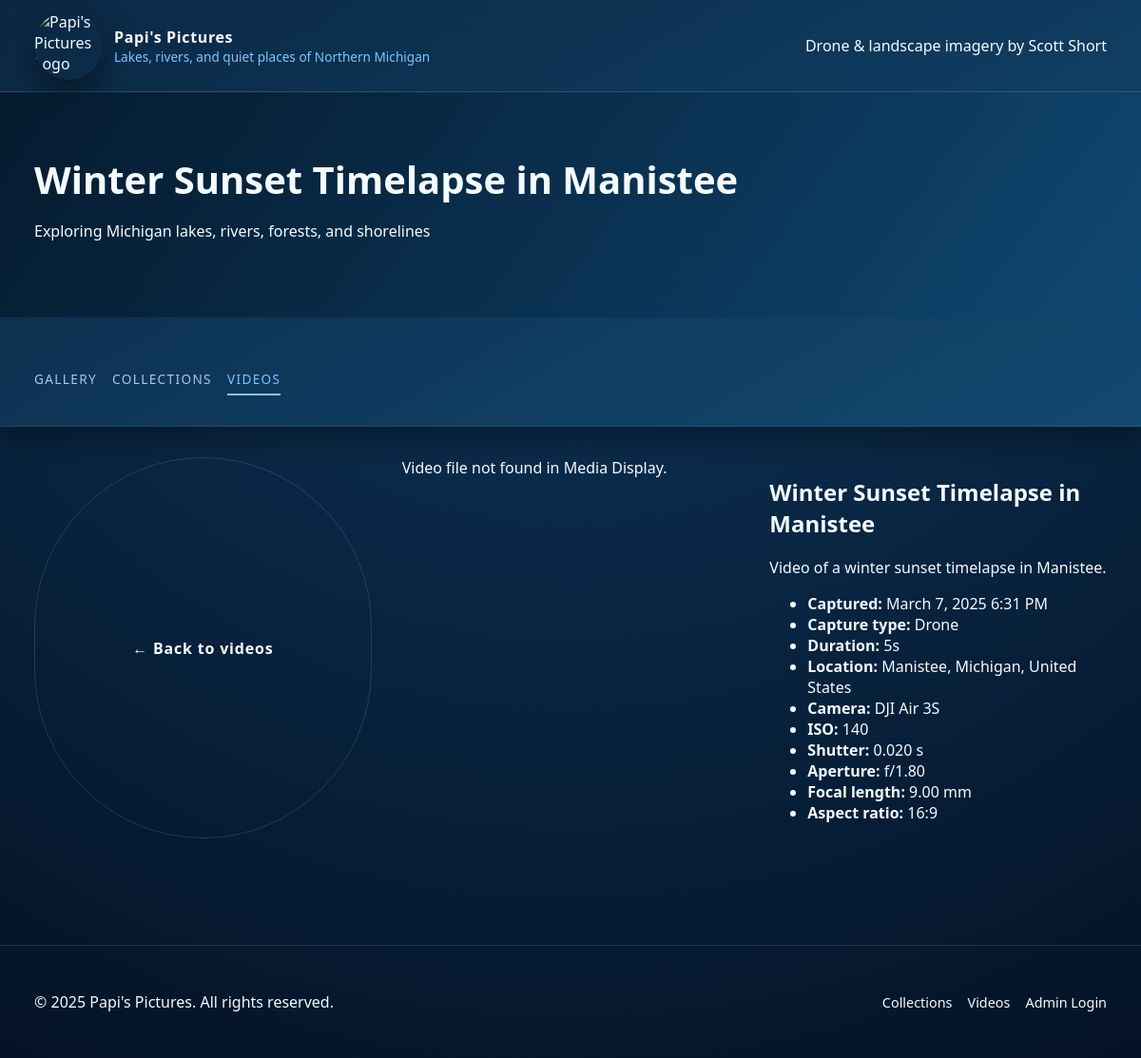
Page /AMPPS/www/final_project/video.php?id=47 on the committed database.
### tables this page shows
CREATE TABLE `videos` (
  `video_id` int NOT NULL,
  `file_path_full_resolution_logoless` varchar(500) NOT NULL,
  `capture_date_time` datetime NOT NULL,
  `duration_seconds` decimal(10,3) NOT NULL,
  `location_text` varchar(255) NOT NULL,
  `latitude` decimal(9,6) DEFAULT NULL,
  `longitude` decimal(9,6) DEFAULT NULL,
  `camera_make_model` varchar(100) DEFAULT NULL,
  `lens` varchar(100) DEFAULT NULL,
  `filters` varchar(100) DEFAULT NULL,
  `iso` int DEFAULT NULL,
  `shutter_speed` decimal(6,3) DEFAULT NULL,
  `aperture` decimal(4,2) DEFAULT NULL,
  `focal_length` decimal(6,2) DEFAULT NULL,
  `aspect_ratio` varchar(20) NOT NULL
);

CREATE TABLE `media` (
  `media_id` int NOT NULL,
  `media_type` varchar(50) NOT NULL,
  `title` varchar(255) NOT NULL,
  `description` text,
  `file_path_display` varchar(500) NOT NULL,
  `is_drone` tinyint(1) NOT NULL DEFAULT '0',
  `upload_date_time` datetime DEFAULT CURRENT_TIMESTAMP
);

### AMPPS/www/final_project/includes/functions.php (called while the page is built, shortened)
<?php
function photo_app_resolve_display_path(array $dbPaths, array $options = []): ?string
{
    global $asset_display_directories, $asset_full_resolution_directories;
    $allowFullResolution = $options['allow_full_resolution'] ?? false;
    $searchDirectories = $options['search_directories'] ?? (
        $allowFullResolution
            ? array_merge($asset_display_directories, $asset_full_resolution_directories)
            : $asset_display_directories
    );
    $dbPaths = array_values(array_filter($dbPaths, static fn($path) => $path !== ''));
    foreach ($dbPaths as $dbPath) {
        if (!file_exists($dbPath)) {
            continue;
        }
        $realDbPath = realpath($dbPath);
        return $realDbPath;
    }
    foreach ($dbPaths as $dbPath) {
        $basename = basename($dbPath);
        foreach ($searchDirectories as $dir) {
            $candidate = rtrim($dir, DIRECTORY_SEPARATOR) . DIRECTORY_SEPARATOR . $basename;
            if (!file_exists($candidate)) {
                continue;
            }
        }
    }
    return null;
}

### AMPPS/www/final_project/config.php (called while the page is built, shortened)
<?php
$defaultAssetDirs = [
	__DIR__ . '/../../Media Display',
	__DIR__ . '/../../Media Display Sized',
	__DIR__ . '/../../Photos Full Resolution Logoless',
	__DIR__ . '/../../Videos Full Resolution Logoless',
	'C:/Program Files/Ampps/Media Display',
	'C:/Program Files/Ampps/Photos Full Resolution Logoless',
	'C:/Program Files/Ampps/Videos Full Resolution Logoless',
];
$asset_display_directories = [];
$asset_full_resolution_directories = [];
foreach ($defaultAssetDirs as $path) {
	$real = realpath($path);
	if (!$real || !is_dir($real)) {
		continue;
	}
	$normalized = strtolower($real);
	if (strpos($normalized, 'photos full resolution') !== false || strpos($normalized, 'videos full resolution') !== false) {
		$asset_full_resolution_directories[] = $real;
	} else {
		$asset_display_directories[] = $real;
	}
}

### AMPPS/www/final_project/video.php (the view, shortened to what this page needs)
<?php
require_once __DIR__ . '/includes/bootstrap.php';
if (!function_exists('video_format_duration_simple')) {
    function video_format_duration_simple(?float $seconds): string
    {
        $seconds = (int)round($seconds);
        $m = intdiv($seconds, 60);
        return $seconds . 's';
    }
}
$videoId = isset($_GET['id']) ? (int)$_GET['id'] : 0;
$sql = "
    SELECT
        m.media_id,
        m.title,
        m.description,
        m.is_drone,
        m.file_path_display,
        m.upload_date_time,
        v.location_text,
        v.capture_date_time,
        v.duration_seconds,
        v.file_path_full_resolution_logoless,
        v.camera_make_model,
        v.lens,
        v.filters,
        v.iso,
        v.shutter_speed,
        v.aperture,
        v.focal_length,
        v.aspect_ratio
    FROM media m
    JOIN videos v ON v.video_id = m.media_id
    WHERE m.media_id = :id
";
$stmt = $pdo->prepare($sql);
$stmt->execute([':id' => $videoId]);
$video = $stmt->fetch(PDO::FETCH_ASSOC);
include __DIR__ . '/header.php';
?>
<section class="video-detail">
    <a href="videos.php" class="btn secondary">&larr; Back to videos</a>
    <?php
        $candidatePaths = [
            (string)($video['file_path_display'] ?? ''),
            (string)($video['file_path_full_resolution_logoless'] ?? ''),
        ];
        $resolvedPath = photo_app_resolve_display_path($candidatePaths, ['allow_full_resolution' => true]);
        $videoUrl = $resolvedPath ? photo_app_media_url((int)$video['media_id']) : null;
        $displayDateRaw = $video['capture_date_time'] ?: $video['upload_date_time'];
        $displayDate    = '';
        if (!empty($displayDateRaw)) {
            try {
                $dt = new DateTime($displayDateRaw);
                $displayDate = $dt->format('F j, Y g:i A');
            } catch (Exception $e) {
                $displayDate = $displayDateRaw;
            }
        }
        $durationLabel = video_format_duration_simple(
            isset($video['duration_seconds']) ? (float)$video['duration_seconds'] : null
        );
    ?>
    <div class="video-player">
        <?php if ($videoUrl): ?>
            <video controls controlsList="nodownload" preload="metadata">
                <source src="<?= htmlspecialchars($videoUrl); ?>" type="video/mp4">
                Your browser does not support the video tag.
            </video>
        <?php else: ?>
            <div class="video-missing">
                Video file not found in Media Display.
            </div>
        <?php endif; ?>
    </div>
    <div class="video-info">
        <h2><?= htmlspecialchars($video['title']); ?></h2>
        <?php if (!empty($video['description'])): ?>
            <p><?= nl2br(htmlspecialchars($video['description'])); ?></p>
        <?php endif; ?>
        <ul class="video-meta-list">
            <?php if ($displayDate !== ''): ?>
                <li><strong>Captured:</strong> <?= htmlspecialchars($displayDate); ?></li>
            <?php endif; ?>
            <li>
                <strong>Capture type:</strong>
                <?= $video['is_drone'] ? 'Drone' : 'Traditional camera'; ?>
            </li>
            <?php if ($durationLabel !== ''): ?>
                <li><strong>Duration:</strong> <?= htmlspecialchars($durationLabel); ?></li>
            <?php endif; ?>
            <?php if (!empty($video['location_text'])): ?>
                <li><strong>Location:</strong> <?= htmlspecialchars($video['location_text']); ?></li>
            <?php endif; ?>
            <?php if (!empty($video['camera_make_model'])): ?>
                <li><strong>Camera:</strong> <?= htmlspecialchars($video['camera_make_model']); ?></li>
            <?php endif; ?>
            <?php if (!empty($video['iso'])): ?>
                <li><strong>ISO:</strong> <?= htmlspecialchars($video['iso']); ?></li>
            <?php endif; ?>
            <?php if (!empty($video['shutter_speed'])): ?>
                <li><strong>Shutter:</strong> <?= htmlspecialchars($video['shutter_speed']); ?> s</li>
            <?php endif; ?>
            <?php if (!empty($video['aperture'])): ?>
                <li><strong>Aperture:</strong> f/<?= htmlspecialchars($video['aperture']); ?></li>
            <?php endif; ?>
            <?php if (!empty($video['focal_length'])): ?>
                <li><strong>Focal length:</strong> <?= htmlspecialchars($video['focal_length']); ?> mm</li>
            <?php endif; ?>
            <?php if (!empty($video['aspect_ratio'])): ?>
                <li><strong>Aspect ratio:</strong> <?= htmlspecialchars($video['aspect_ratio']); ?></li>
            <?php endif; ?>
        </ul>
    </div>
</section>
<?php include __DIR__ . '/footer.php'; ?>

### AMPPS/www/final_project/assets/css/style.css (style rules this page uses)
:root { --bg-dark: #061b2f; --bg-panel: #0c2c47; --bg-card: #123a5b; --text-light: #f4fbff; --text-muted: #a9c8e6; --accent: #7fc4ff; --accent-secondary: #f7b538; --chip-drone: #ff7b6c; --chip-camera: #43d6b5; --border: rgba(255, 255, 255, 0.12); --shadow: 0 18px 35px rgba(3, 9, 14, 0.55); font-family: 'Segoe UI', Roboto, system-ui, -apple-system, BlinkMacSystemFont, sans-serif; }
* { box-sizing: border-box; }
body { margin: 0; background: radial-gradient(circle at top, #0e3a61, #041225); color: var(--text-light); font-family: var(--font, 'Segoe UI', sans-serif); }
a { color: inherit; text-decoration: none; }
.btn { display: inline-flex; align-items: center; justify-content: center; border-radius: 999px; padding: 0.6rem 1.6rem; font-weight: 600; letter-spacing: 0.05em; border: none; cursor: pointer; transition: transform 0.2s ease, opacity 0.2s ease; }
.btn.secondary { background: transparent; border: 1px solid var(--border); color: var(--text-light); }
.photo-detail, .video-detail { margin-bottom: 3rem; }
.photo-detail-grid, .video-detail { display: grid; grid-template-columns: repeat(auto-fit, minmax(320px, 1fr)); gap: 2rem; }

### rows in the picture
videos: video_id.title "Winter Sunset Timelapse in Manistee", video_id.description "Video of a winter sunset timelapse in Manistee.", capture_date_time "March 7, 2025 6:31 PM", duration_seconds "5s", location_text "Manistee, Michigan, United States", camera_make_model "DJI Air 3S", iso "140", shutter_speed "0.020", aperture "1.80", focal_length "9.00", aspect_ratio "16:9"

### other values in the picture
$pageTitle "Winter Sunset Timelapse in Manistee"
